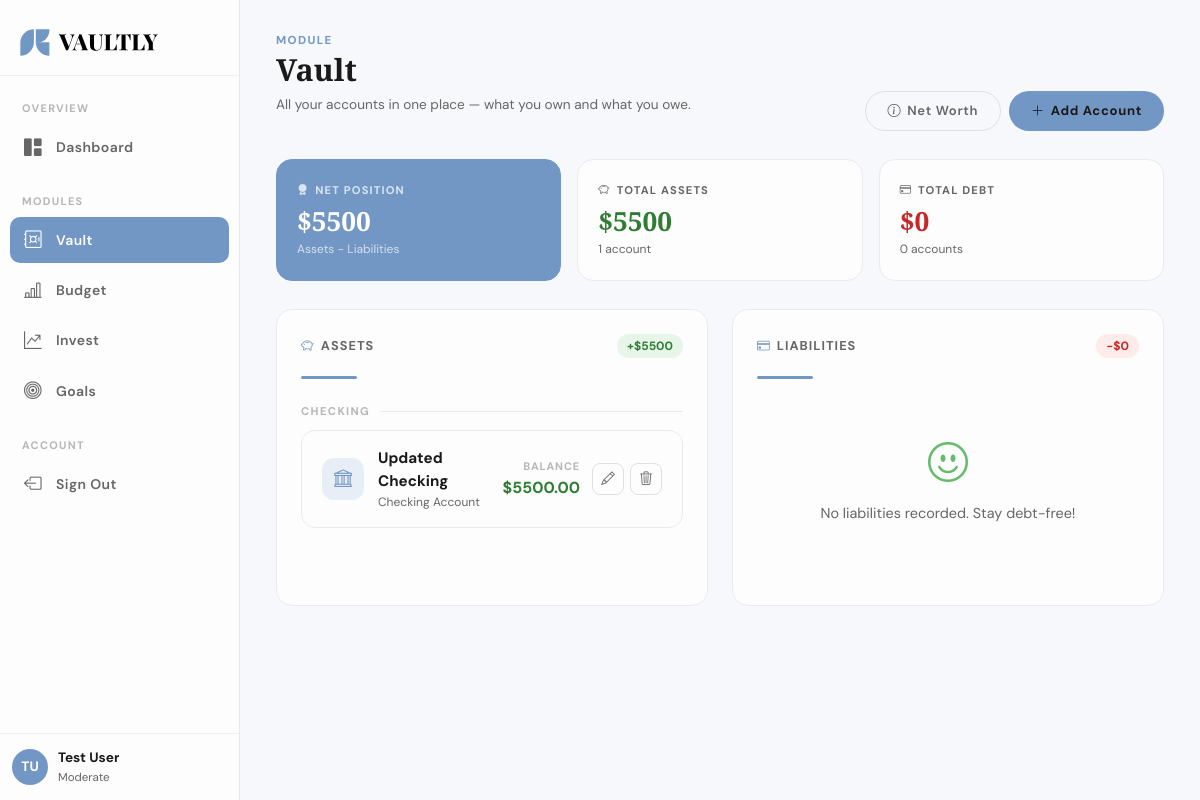
/vault/ (signed in), run on the app's committed database.
### users/models.py (models this page shows, shortened)
class CustomUser(AbstractUser):
    email = models.EmailField(unique=True)

class UserProfile(BaseModel):
    class RiskTolerance(models.TextChoices):
        CONSERVATIVE = 'conservative', 'Conservative'
        MODERATE     = 'moderate',     'Moderate'
        AGGRESSIVE   = 'aggressive',   'Aggressive'
    RISK_DEFAULTS = {
        'conservative': Decimal('10.00'),
        'moderate':     Decimal('20.00'),
        'aggressive':   Decimal('30.00'),
    }
    user = models.OneToOneField(
        settings.AUTH_USER_MODEL,
        on_delete=models.CASCADE,
        related_name='profile'
    )
    risk_tolerance = models.CharField(
        max_length=20,
        choices=RiskTolerance.choices,
        default=RiskTolerance.MODERATE
    )
    custom_invest_percentage = models.DecimalField(
        max_digits=5,
        decimal_places=2,
        null=True,
        blank=True,
        help_text="Overrides risk tolerance suggestion. Leave blank to use default."
    )

### vault/models.py (models this page shows, shortened)
class Account(BaseModel):
    class AccountType(models.TextChoices):
        CHECKING = 'checking', 'Checking Account'
        SAVINGS = 'savings', 'Savings Account'
        CASH = 'cash', 'Physical Cash'
        CREDIT = 'credit_card', 'Credit Card'
        LOAN = 'loan', 'Personal/Auto Loan'
        MORTGAGE = 'mortgage', 'Mortgage'
    user = models.ForeignKey(
        settings.AUTH_USER_MODEL,
        on_delete=models.CASCADE,
        related_name='vault_accounts'
    )
    name = models.CharField(max_length=100)
    account_type = models.CharField(max_length=20, choices=AccountType.choices)
    balance = models.DecimalField(max_digits=14, decimal_places=2, default=0.00)
    interest_rate = models.DecimalField(max_digits=5, decimal_places=2, null=True, blank=True)
    credit_limit = models.DecimalField(max_digits=14, decimal_places=2, null=True, blank=True)

### vault/views.py (the view)
# urls.py: path('',                        views.index,          name='index'),
@login_required
def index(request):
    accounts = Account.objects.filter(user=request.user)
    ASSET_TYPES     = ['checking', 'savings', 'cash']
    LIABILITY_TYPES = ['credit_card', 'loan', 'mortgage']
    vault_assets      = accounts.filter(account_type__in=ASSET_TYPES)
    vault_liabilities = accounts.filter(account_type__in=LIABILITY_TYPES)
    total_assets = sum(a.balance for a in vault_assets) or Decimal('0')
    total_debt   = sum(a.balance for a in vault_liabilities) or Decimal('0')
    net_position = total_assets - total_debt
    return render(request, 'vault/vault.html', {
        'net_position': net_position,
        'total_assets': total_assets,
        'total_debt': total_debt,
        'asset_count': vault_assets.count(),
        'liability_count': vault_liabilities.count(),
        'checking_accounts':    accounts.filter(account_type='checking'),
        'savings_accounts':     accounts.filter(account_type='savings'),
        'cash_accounts':        accounts.filter(account_type='cash'),
        'credit_card_accounts': accounts.filter(account_type='credit_card'),
        'loan_accounts':        accounts.filter(account_type='loan'),
        'mortgage_accounts':    accounts.filter(account_type='mortgage'),
    })

### templates/vault/vault.html (shortened to what this page needs)
<!DOCTYPE html>
<html lang="en">
<head>
    <link href="https://cdn.jsdelivr.net/npm/bootstrap@5.3.8/dist/css/bootstrap.min.css" rel="stylesheet">
    <link href="https://cdn.jsdelivr.net/npm/bootstrap-icons@1.11.3/font/bootstrap-icons.min.css" rel="stylesheet">
    <link rel="stylesheet" href="../../static/css/app.css">
</head>
<body>
<div class="app-shell">
  <aside class="sidebar" id="sidebar">
    <div class="sidebar-logo-wrap">
      <img src="../../static/img/logo.svg" alt="Vaultly" class="sidebar-logo" id="sidebar-logo">
    </div>
    <ul class="sidebar-nav">
      <li class="sidebar-section-label">OVERVIEW</li>
      <li class="sidebar-nav-item active">
        <a href="{% url 'dashboard' %}">
          <i class="bi bi-grid-1x2-fill nav-icon"></i>
          <span class="nav-label">Dashboard</span>
        </a>
      </li>
      <li class="sidebar-section-label" style="margin-top:10px;">MODULES</li>
      <li class="sidebar-nav-item">
        <a href="{% url 'vault:index' %}">
          <i class="bi bi-safe nav-icon"></i>
          <span class="nav-label">Vault</span>
        </a>
      </li>
      <li class="sidebar-nav-item">
        <a href="{% url 'budget:index' %}">
          <i class="bi bi-bar-chart-line nav-icon"></i>
          <span class="nav-label">Budget</span>
        </a>
      </li>
      <li class="sidebar-nav-item">
        <a href="{% url 'invest:index' %}">
          <i class="bi bi-graph-up-arrow nav-icon"></i>
          <span class="nav-label">Invest</span>
        </a>
      </li>
      <li class="sidebar-nav-item">
        <a href="{% url 'goals:index' %}">
          <i class="bi bi-bullseye nav-icon"></i>
          <span class="nav-label">Goals</span>
        </a>
      </li>
      <li class="sidebar-section-label" style="margin-top:10px;">ACCOUNT</li>
      <li class="sidebar-nav-item">
        <a href="{% url 'logout' %}">
          <i class="bi bi-box-arrow-left nav-icon"></i>
          <span class="nav-label">Sign Out</span>
        </a>
      </li>
    </ul>
    <div class="sidebar-user">
      <div class="sidebar-user-avatar">
        {{ user.first_name|first|upper }}{{ user.last_name|first|upper }}
      </div>
      <div class="sidebar-user-info">
        <div class="sidebar-user-name">{{ user.get_full_name }}</div>
        <div class="sidebar-user-role">{{ user.profile.get_risk_tolerance_display }}</div>
      </div>
    </div>
  </aside>
  <main class="main-content">
    <div class="page-header">
      <div class="page-header-left">
        <div class="page-eyebrow">Module</div>
        <h1>Vault</h1>
        <p>All your accounts in one place &mdash; what you own and what you owe.</p>
      </div>
      <div class="d-flex gap-2">
        <button class="btn-ghost-vaultly" data-bs-toggle="modal" data-bs-target="#editNetWorthModal">
          <i class="bi bi-info-circle"></i> Net Worth
        </button>
        <button class="btn-primary-vaultly" data-bs-toggle="modal" data-bs-target="#addAccountModal">
          <i class="bi bi-plus-lg"></i> Add Account
        </button>
      </div>
    </div>
    <div class="kpi-grid" style="grid-template-columns: repeat(3, 1fr); margin-bottom: 28px;">
      <div class="kpi-card highlight">
        <div class="kpi-label"><i class="bi bi-award-fill"></i> Net Position</div>
        <div class="kpi-value">${{ net_position|floatformat:0 }}</div>
        <div class="kpi-sub">Assets &minus; Liabilities</div>
      </div>
      <div class="kpi-card">
        <div class="kpi-label"><i class="bi bi-piggy-bank"></i> Total Assets</div>
        <div class="kpi-value" style="color:#2e7d32;">${{ total_assets|floatformat:0 }}</div>
        <div class="kpi-sub">{{ asset_count }} account{{ asset_count|pluralize }}</div>
      </div>
      <div class="kpi-card">
        <div class="kpi-label"><i class="bi bi-credit-card"></i> Total Debt</div>
        <div class="kpi-value" style="color:#c62828;">${{ total_debt|floatformat:0 }}</div>
        <div class="kpi-sub">{{ liability_count }} account{{ liability_count|pluralize }}</div>
      </div>
    </div>
    <div class="row g-4">
      <div class="col-lg-6">
        <div class="widget">
          <div class="widget-header">
            <div class="widget-title"><i class="bi bi-piggy-bank"></i> Assets</div>
            <span style="font-size:0.75rem;font-weight:700;color:#2e7d32;background:#e8f5e9;padding:3px 10px;border-radius:50px;">
              +${{ total_assets|floatformat:0 }}
            </span>
          </div>
          <div class="vaultly-sep"></div>
          {% if checking_accounts %}
          <div class="section-divider">
            <span class="section-divider-label">Checking</span>
            <div class="section-divider-line"></div>
          </div>
          {% for acc in checking_accounts %}
          <div class="account-card">
            <div class="account-card-left">
              <div class="account-card-icon"><i class="bi bi-bank"></i></div>
              <div class="account-card-info">
                <div class="account-card-name">{{ acc.name }}</div>
                <div class="account-card-type">Checking Account</div>
              </div>
            </div>
            <div class="account-card-meta">
              <div class="account-card-stat">
                <div class="stat-label">Balance</div>
                <div class="stat-value positive">${{ acc.balance|floatformat:2 }}</div>
              </div>
            </div>
            <div class="account-card-actions">
              <button class="icon-btn" title="Edit"
                      onclick="openEditModal('{{ acc.id }}','{{ acc.name }}','{{ acc.account_type }}','{{ acc.balance }}')"
                      data-bs-toggle="modal" data-bs-target="#editAccountModal">
                <i class="bi bi-pencil"></i>
              </button>
              <button class="icon-btn danger" title="Delete"
                      onclick="confirmDelete('{{ acc.id }}','{{ acc.name }}')"
                      data-bs-toggle="modal" data-bs-target="#deleteModal">
                <i class="bi bi-trash3"></i>
              </button>
            </div>
          </div>
          {% endfor %}
          {% endif %}
        </div>
      </div>
      <div class="col-lg-6">
        <div class="widget">
          <div class="widget-header">
            <div class="widget-title"><i class="bi bi-credit-card"></i> Liabilities</div>
            <span style="font-size:0.75rem;font-weight:700;color:#c62828;background:#fdecea;padding:3px 10px;border-radius:50px;">
              &minus;${{ total_debt|floatformat:0 }}
            </span>
          </div>
          <div class="vaultly-sep"></div>
          {% if not credit_card_accounts and not loan_accounts and not mortgage_accounts %}
          <div style="text-align:center;padding:40px 0;color:var(--text-muted);">
            <i class="bi bi-emoji-smile" style="font-size:2.5rem;color:#66bb6a;display:block;margin-bottom:10px;"></i>
            <p style="font-size:0.9rem;">No liabilities recorded. Stay debt-free!</p>
          </div>
          {% endif %}
        </div>
      </div>
    </div>
  </main>
</div>
</body>
</html>

### data on the page
CustomUser: first_name|first "T", last_name|first "U", get_full_name "Test User", profile.risk_tolerance "Moderate"
Account: name "Updated Checking", balance "5500.00"

### other printed values
{{ net_position|floatformat:0 }} "5500"
{{ total_assets|floatformat:0 }} "5500"
{{ asset_count }} "1"
{{ total_debt|floatformat:0 }} "0"
{{ liability_count }} "0"
